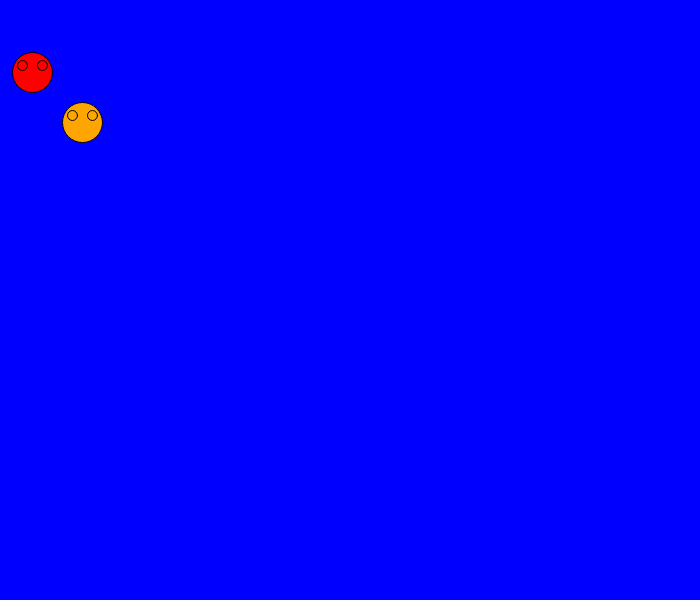
Frame 1 (no input)
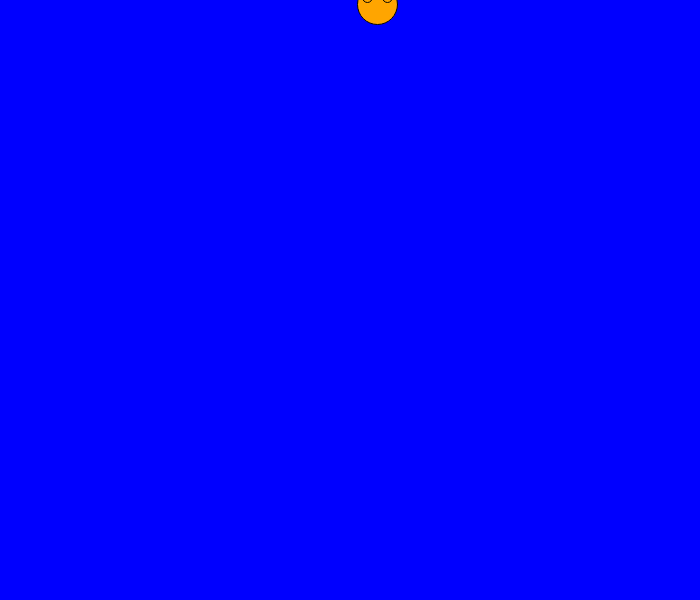
Frame 60 (no input)
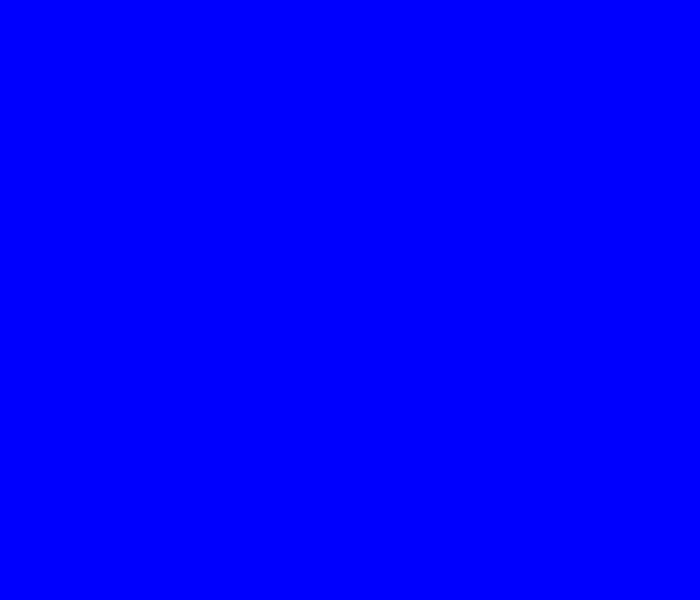
Frame 120 (the mouse pressed at the canvas centre since frame 60)

The p5.js sketch that drew these frames (run headless with seeded random() and noise() and a simulated clock; from frame 60 on, the mouse is pressed at the canvas centre):

// p5.js sketch
// ── sketch.js
let x = 50;
let y = 50;
let f;
let anotherFace;

function setup() {
  createCanvas(700, 600);
  f = new Bruh(30,70,"red");
  anotherFace = new Bruh(80,120,"orange");
}

function draw(){
  background("blue");
    f.drawFace();
    f.moveFace();
    anotherFace.drawFace();
    anotherFace.moveFace();
}

class Bruh {

  constructor(x,y,color){
    this.x=x;
    this.y=y;
    this.color=color
  }

  drawFace(){
    stroke(4);
    fill(this.color);
    face1(this.x,this.y,10,10);
  }

  moveFace(){
    this.x = this.x+5
    this.y = this.y-2
  }

}
function face(x,y){
  ellipse(x,y,40,40);
  ellipse(x-10,y-7,10,10);
  ellipse(x+10,y-7,10,10);
}

function face1(x,y){
  face(x+2.5,y+2.5);
}
